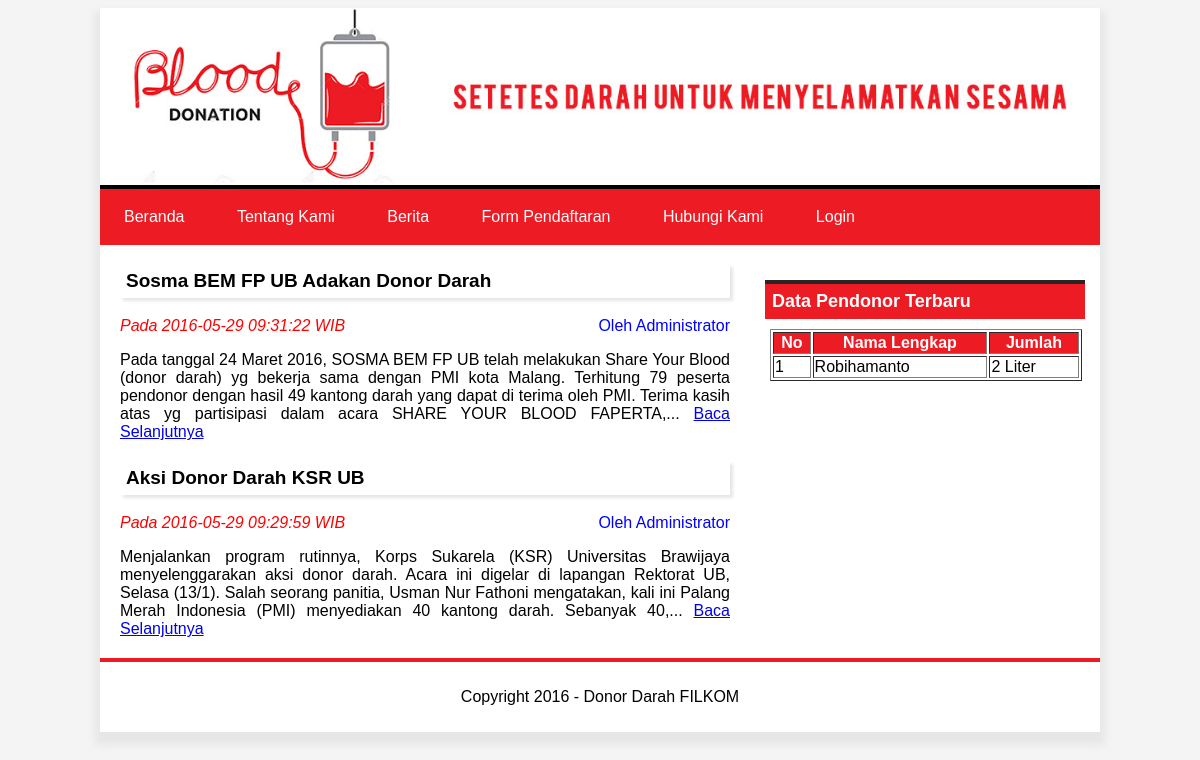
The page /index.php?page=berita on the database its author committed.
### tables this page shows
CREATE TABLE IF NOT EXISTS `informasi` (
  `id_informasi` int(5) NOT NULL AUTO_INCREMENT,
  `id_admin` int(5) NOT NULL,
  `judul` varchar(255) NOT NULL,
  `isi` text NOT NULL,
  `tanggal` datetime NOT NULL,
  PRIMARY KEY (`id_informasi`)
);

CREATE TABLE IF NOT EXISTS `stok_darah` (
  `id_stok_darah` int(5) NOT NULL AUTO_INCREMENT,
  `id_user_donor` int(5) NOT NULL,
  `jumlah` int(5) NOT NULL,
  `status` enum('masuk','keluar') NOT NULL,
  `tanggal` date NOT NULL,
  PRIMARY KEY (`id_stok_darah`)
);

CREATE TABLE IF NOT EXISTS `user_donor` (
  `id_user_donor` int(5) NOT NULL AUTO_INCREMENT,
  `username` varchar(50) NOT NULL,
  `password` varchar(150) NOT NULL,
  `nama_lengkap` varchar(100) NOT NULL,
  `tempat_lahir` varchar(100) NOT NULL,
  `tanggal_lahir` date NOT NULL,
  `no_telpon` varchar(15) NOT NULL,
  `alamat_lengkap` text NOT NULL,
  `berat_badan` varchar(5) NOT NULL,
  `id_golongan_darah` int(5) NOT NULL,
  `riwayat_penyakit` text NOT NULL,
  `status_user` enum('aktif','nonaktif') NOT NULL DEFAULT 'nonaktif',
  `waktu` date NOT NULL,
  PRIMARY KEY (`id_user_donor`),
  KEY `id_golongan_darah` (`id_golongan_darah`)
);

### content.php (the view, shortened to what this page needs)
<?php
	if ($_GET[page]==''){
		$r = mysql_fetch_array(mysql_query("SELECT * FROM halaman where id_halaman='1'"));
		echo "<article>
			  	<h1>$r[judul]</h1>
				<p >".nl2br($r[isi])."</p>
			  </article>";
	}elseif ($_GET[page]=='tentangkami'){
		$r = mysql_fetch_array(mysql_query("SELECT * FROM halaman where id_halaman='2'"));
		echo "<article>
			  	<h1>$r[judul]</h1>
				<p >".nl2br($r[isi])."</p>
			  </article>";
	}elseif ($_GET[page]=='berita'){
		$query = mysql_query("SELECT i.judul, i.isi, i.id_informasi, i.tanggal, ad.nama_lengkap
				FROM informasi i JOIN admin ad
				WHERE i.id_admin = ad.id_admin
				ORDER BY id_informasi DESC LIMIT 5");
		while ($r = mysql_fetch_array($query)){
			$isi_berita =(strip_tags($r[isi]));
			$isi = substr($isi_berita,0,300);
			$isi = substr($isi_berita,0,strrpos($isi," "));
		echo "<article>
			  	<h1>$r[judul]</h1>
			  	<i>Pada $r[tanggal] WIB</i>
			  	<b>Oleh $r[nama_lengkap]</b>
				<p >$isi,... <a href='index.php?page=detailberita&id=$r[id_informasi]'>Baca Selanjutnya</a></p>
			  </article>";
		}
	}elseif ($_GET[page]=='pendaftaran'){
		include "form_pendaftaran.php";
	}elseif ($_GET[page]=='hubungikami'){
		include "hubungi_kami.php";
	}elseif ($_GET[page]=='login'){
		include "login.php";
	}elseif ($_GET[page]=='admin'){
		include "admin.php";
	}
?>

### sidebar.php (shortened to what this page needs)
			<?php if ($_SESSION[id_admin] != ''){ ?>
				<a href='index.php?page=kelolaberanda'><button class='button'>Kelola Beranda</button></a>
				<a href='index.php?page=kelolatentangkami'><button class='button'>Kelola Tentang Kami</button></a>
				<a href='index.php?page=kelolaberita'><button class='button'>Kelola Berita</button></a>
				<a href='index.php?page=kelolapendonor'><button class='button'>Kelola Data Pendonor</button></a>
				<a href='index.php?page=kelolacalonpendonor'><button class='button'>Kelola Calon Pendonor</button></a>
				<a href='index.php?page=kelolastok'><button class='button'>Kelola Data Stok Darah</button></a>
				<a href='index.php?page=kelolapesanmasuk'><button class='button'>Kelola Pesan Masuk</button></a>
				<a href='logout.php'><button class='button'>Logout</button></a>
			<?php }else{
			?>
			<h2 class='author'>Data Pendonor Terbaru</h2>
					<?php
						echo "<table width=89% border=1 style='margin:10px 20px 0px 20px'>
								<tr bgcolor=ed1b24>
									<th>No</th>
									<th>Nama Lengkap</th>
									<th>Jumlah</th>
								</tr>";
								$query = mysql_query("SELECT b.nama_lengkap, a.jumlah
														FROM `stok_darah` a JOIN user_donor b ON a.id_user_donor=b.id_user_donor
															ORDER by a.id_stok_darah DESC LIMIT 10");
								$no = 1;
								while ($r = mysql_fetch_array($query)){
									echo "<tr>
											<td>$no</td>
											<td>$r[nama_lengkap]</td>
											<td>$r[jumlah] Liter</td>
										  </tr>";
									$no++;
								}
							  echo "</table>";
			}
			?>
<br><br>

### style.css (style rules this page uses)
body { background:#f4f4f4; }
section article { font-family: sans-serif; margin: 0px 20px 20px 20px; }
section article h1 { font-size:19px; padding:6px; box-shadow: 3px 3px 3px #e6e6e6; }
section article i { color:red; }
section article b { color:blue; float:right; font-weight: normal; }
section article p { text-align:justify; }
aside h2 { margin:15px 15px 0px 15px; background:#ed1b24; color:#fff; padding:7px; font-size:18px; border-top:4px solid #2a2524; }
aside th { color:#ffffff; }

### rows shown on the page
informasi: judul "Sosma BEM FP UB Adakan Donor Darah", tanggal "2016-05-29 09:31:22", id_admin.nama_lengkap "Administrator", isi "Pada tanggal 24 Maret 2016, SOSMA BEM FP UB telah melakukan Share Your Blood (donor darah) yg bekerja sama dengan PMI kota Malang. Terhitung 79 peserta pendonor dengan hasil 49 kantong darah yang dapat di terima oleh PMI. Terima kasih atas yg partisipasi dalam acara SHARE YOUR BLOOD FAPERTA"
informasi: judul "Aksi Donor Darah KSR UB", tanggal "2016-05-29 09:29:59", id_admin.nama_lengkap "Administrator", isi "Menjalankan program rutinnya, Korps Sukarela (KSR) Universitas Brawijaya menyelenggarakan aksi donor darah. Acara ini digelar di lapangan Rektorat UB, Selasa (13/1). Salah seorang panitia, Usman Nur Fathoni mengatakan, kali ini Palang Merah Indonesia (PMI) menyediakan 40 kantong darah. Sebanyak 40"
stok_darah: id_user_donor.nama_lengkap "Robihamanto", jumlah "2"
